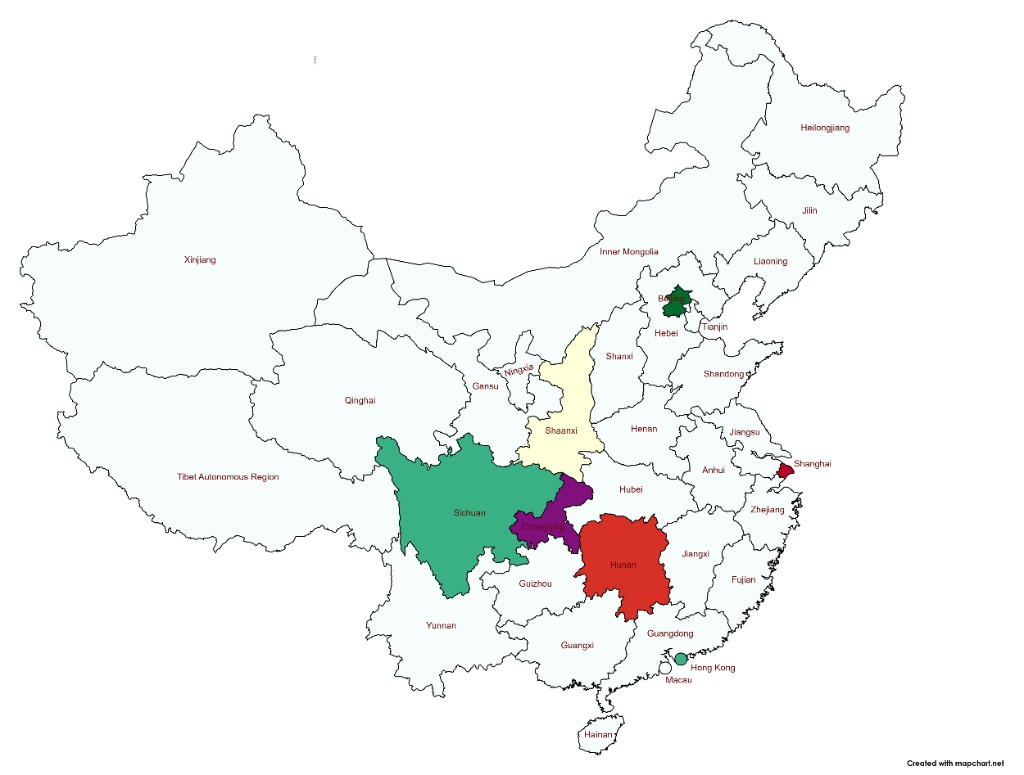
#> input picture 2026-china/docs/plan-A/mapa-base.png, 1024 x 775 px, found by its file name
$ python anotar-mapa-plan-a.py
#> lines starting #> are read from the running program, lines starting #| are printed output that depends on the picture
"""Annotate Plan A cities on the China mapchart image."""
from pathlib import Path

from PIL import Image, ImageDraw, ImageFont

SRC = Path(r"C:\Users\santi\OneDrive\Código\Viaxes\2026-china\docs\plan-A\mapa-base.png")
OUT = Path(r"C:\Users\santi\OneDrive\Código\Viaxes\2026-china\docs\plan-A\mapa-ciudades.png")


def text_size(draw: ImageDraw.ImageDraw, text: str, font: ImageFont.ImageFont):
    bbox = draw.textbbox((0, 0), text, font=font)
    return bbox[2] - bbox[0], bbox[3] - bbox[1]


def main() -> None:
    OUT.parent.mkdir(parents=True, exist_ok=True)
    im = Image.open(SRC).convert("RGBA")
    _, h = im.size
#> h = 775
    overlay = Image.new("RGBA", im.size, (0, 0, 0, 0))
#> overlay: PIL image 1024x775 RGBA; every value is 0
    draw = ImageDraw.Draw(overlay)

    font = font_sm = font_title = ImageFont.load_default()
    for fp in (
        r"C:\Windows\Fonts\segoeui.ttf",
        r"C:\Windows\Fonts\arial.ttf",
        r"C:\Windows\Fonts\calibri.ttf",
    ):
        try:
            font = ImageFont.truetype(fp, 18)
            font_sm = ImageFont.truetype(fp, 15)
            font_title = ImageFont.truetype(fp, 22)
            break
        except OSError:
            continue

    # Approximate city centers on this MapChart (1024x775)
    # Shaanxi (amarillo) ya corregido en la base → Xi'an dentro de esa provincia
    places = [
        ("Hong Kong", (702, 672), (0, 180, 160), (14, 10)),
        ("Shenzhen", (695, 652), (20, 120, 220), (14, -22)),
        ("Guilin", (605, 605), (0, 140, 80), (-95, 10)),
        ("Zhangjiajie", (600, 500), (200, 40, 40), (12, -24)),
        ("Fenghuang", (575, 560), (180, 80, 20), (-115, 8)),
        ("Furong", (585, 545), (160, 100, 40), (-100, -26)),
        ("Chongqing", (525, 535), (120, 60, 180), (14, 14)),
        ("Chengdu", (455, 520), (0, 130, 120), (-90, -10)),
        ("Xi'an", (545, 445), (180, 140, 0), (14, -10)),
        ("Pekín", (682, 298), (20, 100, 60), (14, -10)),
        ("Shanghái", (748, 458), (200, 40, 40), (14, -10)),
    ]

    for name, (x, y), color, (ldx, ldy) in places:
        r = 7
        draw.ellipse(
            (x - r, y - r, x + r, y + r),
            fill=color + (230,),
            outline=(255, 255, 255, 255),
            width=2,
        )
        lx, ly = x + ldx, y + ldy
        if abs(ldx) > 20 or abs(ldy) > 12:
            draw.line((x, y, lx, ly + 8), fill=color + (180,), width=2)
        tw, th = text_size(draw, name, font)
        pad = 4
        bx0, by0 = lx, ly
        rect = [bx0 - pad, by0 - pad, bx0 + tw + pad, by0 + th + pad]
        draw.rounded_rectangle(
            rect, radius=4, fill=(255, 255, 255, 220), outline=color + (200,), width=1
        )
        draw.text((bx0, by0), name, font=font, fill=(20, 20, 20, 255))
#> this loop made 11 passes
#> (tw, th, rect) on passes 1 to 11: (98, 17, [712, 678, 818, 703]), (89, 14, [705, 626, 802, 648]), (52, 14, [506, 611, 566, 633]), (100, 18, [608, 472, 716, 498]), (100, 18, [456, 564, 564, 590]), (62, 17, [481, 515, 551, 540]), (97, 18, [535, 545, 640, 571]), (81, 18, [361, 506, 450, 532]), (45, 14, [555, 431, 608, 453]), (48, 14, [692, 284, 748, 306]), (84, 18, [758, 444, 850, 470])

    title = "Plan A — ciudades en baraja"
    tw, th = text_size(draw, title, font_title)
#> tw = 314; th = 22
    draw.rounded_rectangle(
        (16, 16, 16 + tw + 20, 16 + th + 16),
        radius=6,
        fill=(255, 255, 255, 230),
        outline=(40, 40, 40, 180),
        width=1,
    )
    draw.text((26, 24), title, font=font_title, fill=(20, 20, 20, 255))

    note = "Puntos ≈ ubicación ciudad (provincias coloreadas = referencia)"
    nw, _ = text_size(draw, note, font_sm)
#> nw = 477
    draw.rounded_rectangle(
        (16, h - 40, 16 + nw + 16, h - 12),
        radius=4,
        fill=(255, 255, 255, 210),
        outline=(80, 80, 80, 120),
        width=1,
    )
    draw.text((24, h - 34), note, font=font_sm, fill=(50, 50, 50, 255))

    out_im = Image.alpha_composite(im, overlay).convert("RGB")
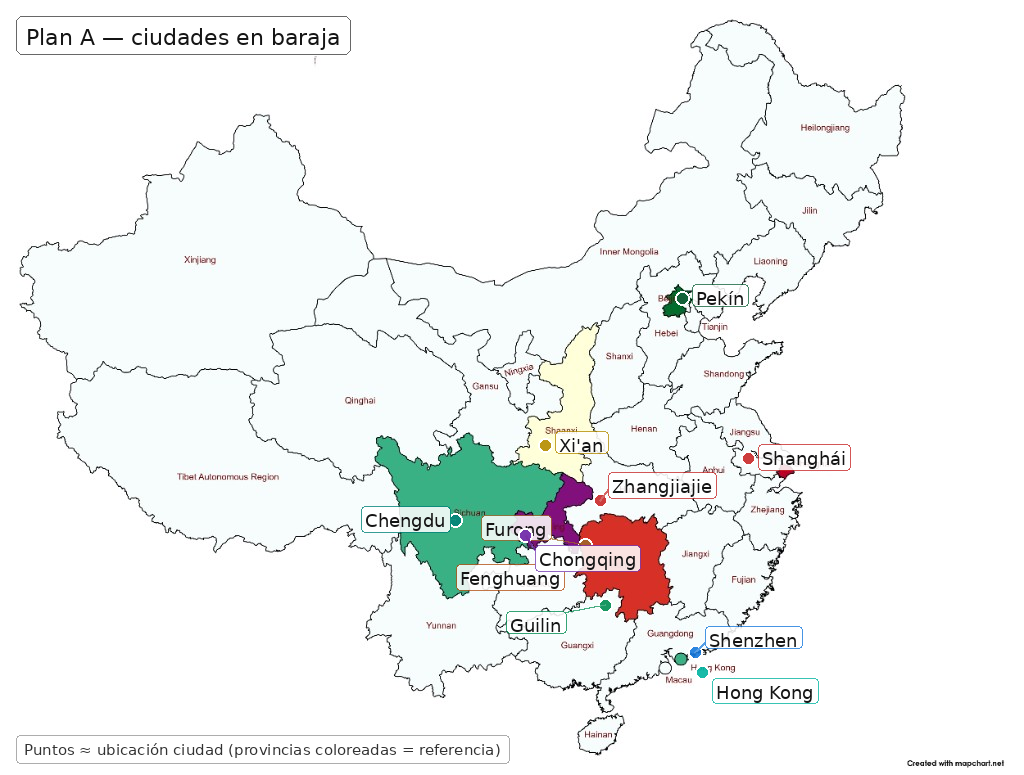
#> out_im: PIL image 1024x775 RGB; mean R, G, B 242, 244.4, 243.6
    out_im.save(OUT, quality=95)
    print(f"saved {OUT} {out_im.size}")
#| saved C:\Users\santi\OneDrive\Código\Viaxes\2026-china\docs\plan-A\mapa-ciudades.png (1024, 775)


if __name__ == "__main__":
    main()

$ run again, with 2026-china/docs/plan-A/chengdu-xian-k998.png copied over 2026-china/docs/plan-A/mapa-base.png
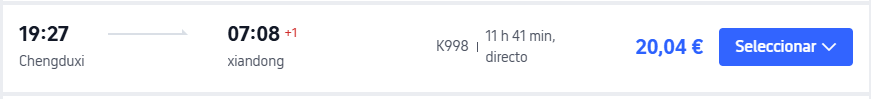
#> input picture 2026-china/docs/plan-A/chengdu-xian-k998.png, 871 x 99 px, found by its file name
#> overlay: PIL image 871x99 RGBA; every value is 0
#> the loop in main, `for name, (x, y), color, (ldx, ldy) in places:` made 11 passes
#> (tw, th, rect) on passes 1 to 8: (98, 17, [712, 678, 818, 703]), (89, 14, [705, 626, 802, 648]), (52, 14, [506, 611, 566, 633]), (100, 18, [608, 472, 716, 498]), (100, 18, [456, 564, 564, 590]), (62, 17, [481, 515, 551, 540]), (97, 18, [535, 545, 640, 571]), (81, 18, [361, 506, 450, 532])
#> in main, `tw, th = text_size(draw, title, font_title)`: tw = 314; th = 22
#> nw = 477
#> in main, `out_im = Image.alpha_composite(im, overlay).convert("RGB")`:
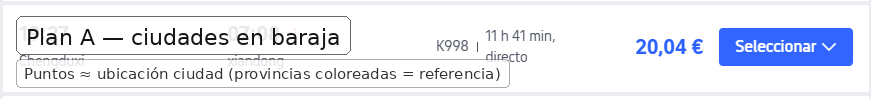
#> out_im: PIL image 871x99 RGB; mean R, G, B 231.2, 234.3, 243.9
#| saved C:\Users\santi\OneDrive\Código\Viaxes\2026-china\docs\plan-A\mapa-ciudades.png (871, 99)

$ run again, with 2026-china/docs/plan-A/chengdu-xian.png copied over 2026-china/docs/plan-A/mapa-base.png
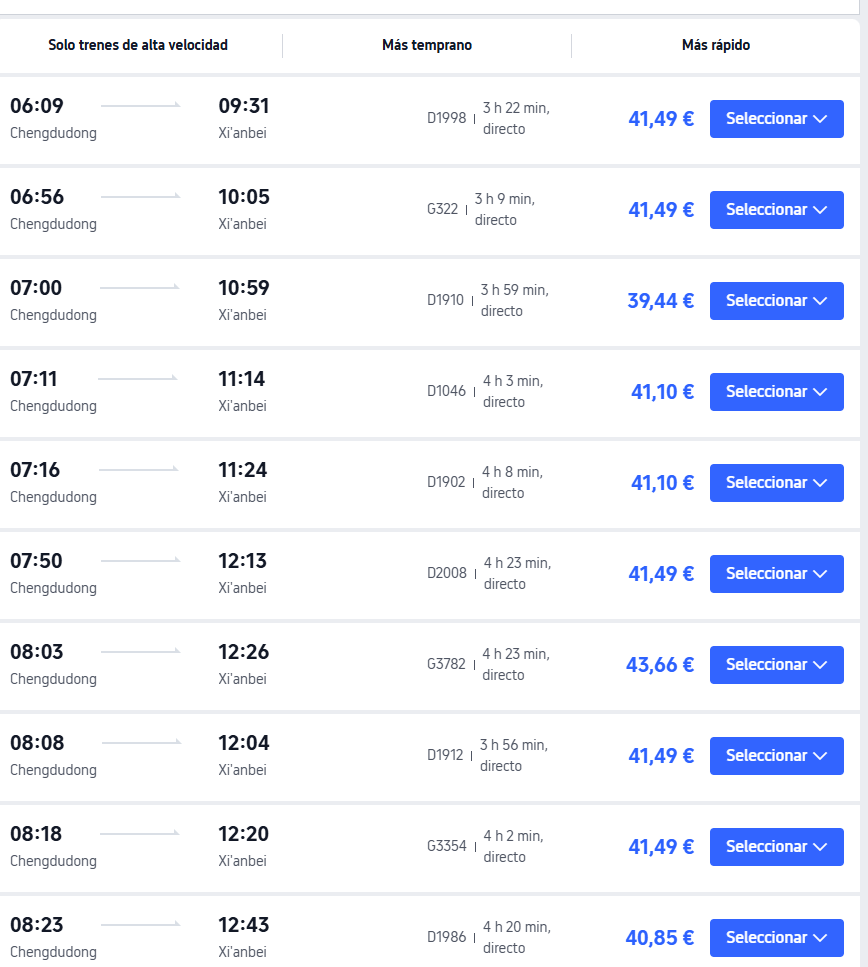
#> input picture 2026-china/docs/plan-A/chengdu-xian.png, 868 x 967 px, found by its file name
#> overlay: PIL image 868x967 RGBA; every value is 0
#> the loop in main, `for name, (x, y), color, (ldx, ldy) in places:` made 11 passes
#> (tw, th, rect) on passes 1 to 8: (98, 17, [712, 678, 818, 703]), (89, 14, [705, 626, 802, 648]), (52, 14, [506, 611, 566, 633]), (100, 18, [608, 472, 716, 498]), (100, 18, [456, 564, 564, 590]), (62, 17, [481, 515, 551, 540]), (97, 18, [535, 545, 640, 571]), (81, 18, [361, 506, 450, 532])
#> in main, `tw, th = text_size(draw, title, font_title)`: tw = 314; th = 22
#> nw = 477
#> in main, `out_im = Image.alpha_composite(im, overlay).convert("RGB")`:
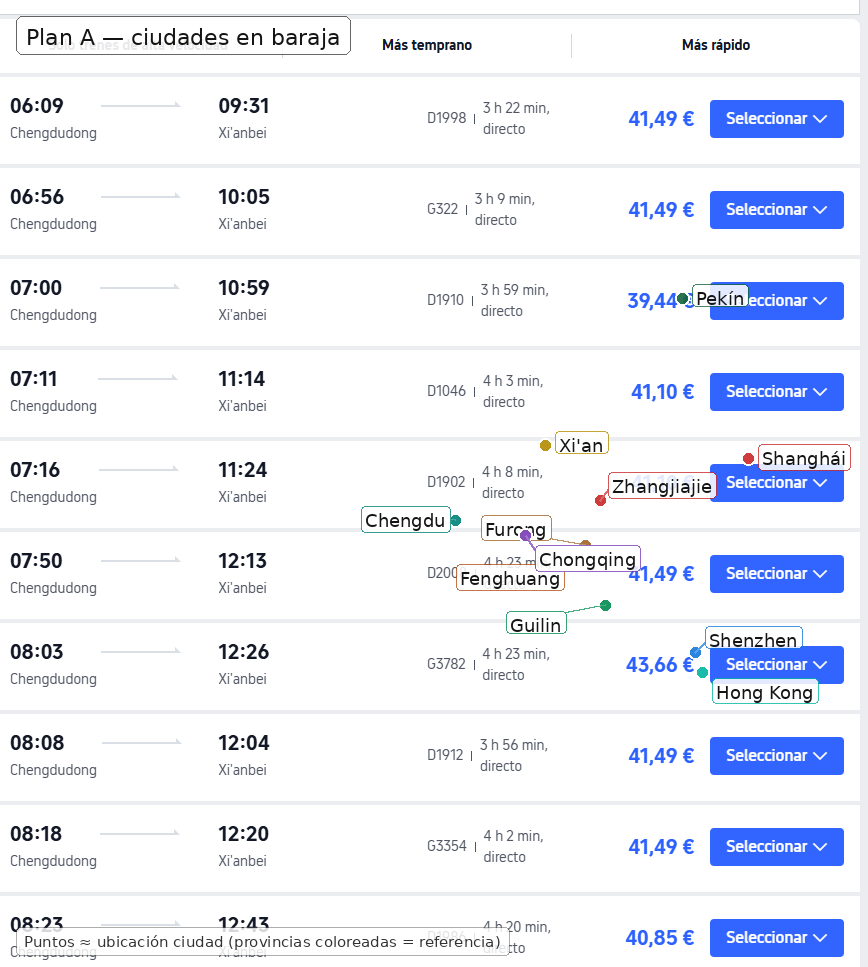
#> out_im: PIL image 868x967 RGB; mean R, G, B 236.1, 239.2, 248.5
#| saved C:\Users\santi\OneDrive\Código\Viaxes\2026-china\docs\plan-A\mapa-ciudades.png (868, 967)
